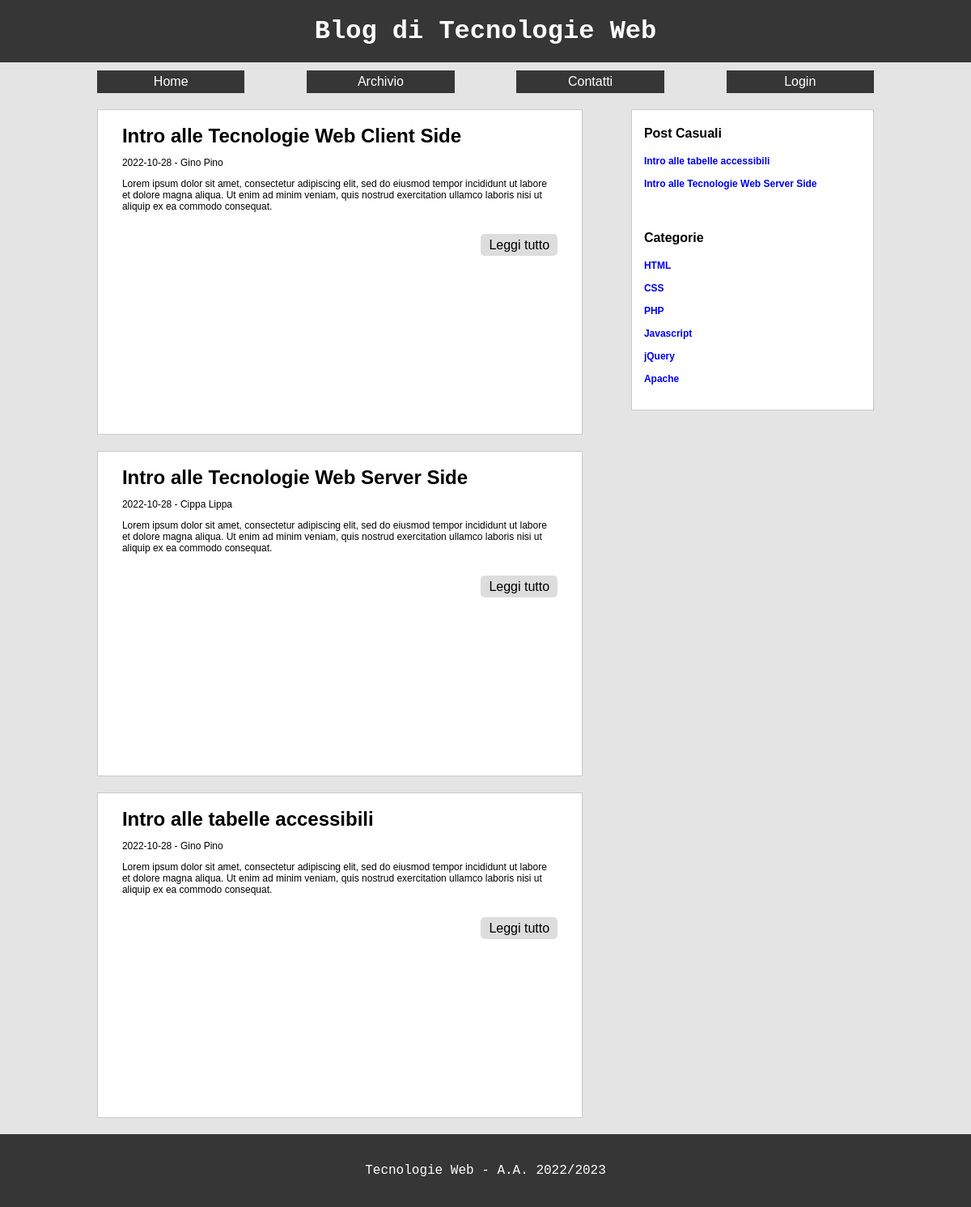
The app's page /archivio.php with its own data.
### tables this page shows
CREATE TABLE IF NOT EXISTS `articolo` (
  `idarticolo` INT NOT NULL AUTO_INCREMENT,
  `titoloarticolo` VARCHAR(100) NOT NULL,
  `testoarticolo` MEDIUMTEXT NOT NULL,
  `dataarticolo` DATE NOT NULL,
  `anteprimaarticolo` TINYTEXT NOT NULL,
  `imgarticolo` VARCHAR(100) NOT NULL,
  `autore` INT NOT NULL,
  PRIMARY KEY (`idarticolo`),
  INDEX `fk_articolo_autore_idx` (`autore` ASC),
  CONSTRAINT `fk_articolo_autore`
    FOREIGN KEY (`autore`)
    REFERENCES `autore` (`idautore`)
    ON DELETE NO ACTION
    ON UPDATE NO ACTION);

CREATE TABLE IF NOT EXISTS `autore` (
  `idautore` INT NOT NULL AUTO_INCREMENT,
  `username` VARCHAR(100) NOT NULL,
  `password` VARCHAR(512) NOT NULL,
  `nome` VARCHAR(45) NOT NULL,
  `attivo` TINYINT NULL DEFAULT 0,
  PRIMARY KEY (`idautore`));

CREATE TABLE IF NOT EXISTS `categoria` (
  `idcategoria` INT NOT NULL AUTO_INCREMENT,
  `nomecategoria` VARCHAR(50) NOT NULL,
  PRIMARY KEY (`idcategoria`));

### archivio.php (called while the page is built)
<?php
require_once("bootstrap.php");
$templateParams["titolo"] = "Blog TW - Archivio";
$templateParams["nome"] = "lista-articoli.php";
$templateParams["articolicasuali"] = $dbh->getRandomPosts(2);
$templateParams["categorie"] = $dbh->getCategories();
$templateParams["articoli"] = $dbh->getPosts();
require("template/base.php");
?>

### db/database.php (called while the page is built, shortened)
<?php
class DatabaseHelper {
    private $db;
    public function __construct($servername, $username, $password, $dbname, $port) {
        $this->db = new mysqli($servername, $username, $password, $dbname, $port);
    }
    public function getRandomPosts($n) {
        $stmt = $this->db->prepare("SELECT idarticolo, titoloarticolo, imgarticolo
                FROM articolo
                ORDER BY RAND()
                LIMIT ?");
        $stmt->bind_param('i', $n);
        $stmt->execute();
        $result = $stmt->get_result();
        return $result->fetch_all(MYSQLI_ASSOC);
    }
    public function getCategories() {
        $stmt = $this->db->prepare("SELECT * FROM categoria");
        $stmt->execute();
        $result = $stmt->get_result();
        return $result->fetch_all(MYSQLI_ASSOC);
    }
    public function getPosts($n=-1) {
        $query = "SELECT idarticolo, titoloarticolo, imgarticolo, anteprimaarticolo, dataarticolo, nome
                FROM articolo, autore
                WHERE autore=idautore
                ORDER BY dataarticolo DESC ";
        $stmt = $this->db->prepare($n > 0 ? $query .= "LIMIT ?" : $query);
        $stmt->execute();
        $result = $stmt->get_result();
        return $result->fetch_all(MYSQLI_ASSOC);
    }
}
?>

### bootstrap.php (called while the page is built, shortened)
<?php
require_once("db/database.php");
$dbh = new DatabaseHelper("localhost", "root", "", "blogtw", 3306);
?>

### template/lista-articoli.php (the view, shortened to what this page needs)
<?php foreach($templateParams["articoli"] as $articolo): ?>
    <article>
        <header>
            <h2><?php echo $articolo["titoloarticolo"]; ?></h2>
            <p><?php echo $articolo["dataarticolo"]; ?> - <?php echo $articolo["nome"]; ?></p>
        </header>
        <section lang="zxx">
            <p><?php echo $articolo["anteprimaarticolo"]; ?></p>
        </section>
        <footer>
            <a href="articolo.php?id<?php echo $articolo["idarticolo"] ?>">Leggi tutto</a>
        </footer>
    </article>
<?php endforeach; ?>

### template/base.php (shortened to what this page needs)
<!DOCTYPE html>
<html lang="it">
<head>
    <link rel="stylesheet" type="text/css" href="css/style.css" />
</head>
<body>
    <header>
        <h1>Blog di Tecnologie Web</h1>
    </header>
    <nav>
        <ul>
            <li><a href="base.php">Home</a></li><li><a href="archivio.html">Archivio</a></li><li><a href="contatti.php">Contatti</a></li><li><a href="login.html">Login</a></li>
        </ul>
    </nav>
    <main>
        <?php
            require($templateParams["nome"]);
        ?>
    </main><aside>
        <section>
            <h2>Post Casuali</h2>
            <ul>
            <?php foreach($templateParams["articolicasuali"] as $articolocasuale): ?>
                <li>
                    <a href="#"><?php echo $articolocasuale["titoloarticolo"]; ?></a>
                </li>
            <?php endforeach; ?>
            </ul>
        </section>
        <section>
            <h2>Categorie</h2>
            <ul>
            <?php foreach($templateParams["categorie"] as $categoria): ?>
                <li>
                    <a href="#"><?php echo $categoria["nomecategoria"]; ?></a>
                </li>
            <?php endforeach; ?>
            </ul>
        </section>
    </aside>
    <footer>
        <p>Tecnologie Web - A.A. 2022/2023</p>
    </footer>
</body>
</html>

### css/style.css (style rules this page uses)
body, header, h1, h2, h5, ul { margin: 0; padding: 0; }
body { background-color: #e4e4e4; }
body > header, body > footer { background-color: rgb(54,54,54); color: #fff; text-align: center; padding: 20px 0; }
body > header > h1 { font-family: 'Courier New', Courier, monospace; }
nav { margin: 0 5%; }
nav ul { list-style: none; }
nav ul li { display: inline-block; width: 45%; margin: 10px 0 0; text-align: center; background-color:rgb(54,54,54); }
nav ul li:nth-child(odd) { margin-right: 10%; }
nav ul li a { display: inline-block; width:100%; height: 100%; padding: 5px 0; color: #fff; font-family: 'Lucida Sans', 'Lucida Sans Regular', 'Lucida Grande', 'Lucida Sans Unicode', Geneva, Verdana, sans-serif; text-decoration: none; }
main { margin: 20px 5% 0; }
article, form, main > section { background-color: #fff; border: 1px solid #cacaca; margin-bottom: 20px; min-height: 400px; }
article > header > h2, article > header > p { padding: 0 5%; font-family: 'Lucida Sans', 'Lucida Sans Regular', 'Lucida Grande', 'Lucida Sans Unicode', Geneva, Verdana, sans-serif; }
article > header > p { font-size: 12px; }
article > section { padding: 0 5%; font: 12px Verdana, Geneva, Tahoma, sans-serif; }
article > footer { padding: 20px 5% 5%; text-align: right; }
article > footer > a, form ul li input[type="submit"] { padding: 5px 10px; background-color: rgb(221, 221, 221); border: none; border-radius: 5px; text-decoration: none; color: #000; font-family: 'Lucida Sans', 'Lucida Sans Regular', 'Lucida Grande', 'Lucida Sans Unicode', Geneva, Verdana, sans-serif; }
aside { margin: 0 5% 20px; background-color:#fff; border: 1px solid #cacaca; box-sizing: border-box; }
aside > section { padding: 20px 5%; }
aside > section > h2 { font: bold 16px 'Lucida Sans', 'Lucida Sans Regular', 'Lucida Grande', 'Lucida Sans Unicode', Geneva, Verdana, sans-serif; margin: 0 0 15px; }
aside > section > ul { list-style: none; }
aside > section > ul > li { margin-bottom: 10px; }
aside > section > ul > li > a { font: bold 12px 'Lucida Sans', 'Lucida Sans Regular', 'Lucida Grande', 'Lucida Sans Unicode', Geneva, Verdana, sans-serif; text-decoration: none; }
body > footer > p { font-family: 'Courier New', Courier, monospace; }
@media screen and (min-width:768px) { nav { margin: 0 10%; } }
@media screen and (min-width:768px) { nav ul li { width: 19%; } }
@media screen and (min-width:768px) { nav ul li:not(:last-child) { margin-right: 8%; } }
@media screen and (min-width:768px) { main, aside { display: inline-block; vertical-align: top; } }
@media screen and (min-width:768px) { main { width: 50%; margin: 20px 5% 0 10%; } }
@media screen and (min-width:768px) { aside { width: 25%; margin: 20px 10% 0 0; } }

### records on screen
articolo: titoloarticolo "Intro alle Tecnologie Web Client Side", dataarticolo "2022-10-28", autore.nome "Gino Pino", anteprimaarticolo "Lorem ipsum dolor sit amet, consectetur adipiscing elit, sed do eiusmod tempor incididunt ut labore et dolore magna aliqua. Ut enim ad minim veniam, quis nostrud exercitation ullamco laboris nisi ut aliquip ex ea commodo consequat."
articolo: titoloarticolo "Intro alle Tecnologie Web Server Side", dataarticolo "2022-10-28", autore.nome "Cippa Lippa", anteprimaarticolo "Lorem ipsum dolor sit amet, consectetur adipiscing elit, sed do eiusmod tempor incididunt ut labore et dolore magna aliqua. Ut enim ad minim veniam, quis nostrud exercitation ullamco laboris nisi ut aliquip ex ea commodo consequat."
articolo: titoloarticolo "Intro alle tabelle accessibili", dataarticolo "2022-10-28", autore.nome "Gino Pino", anteprimaarticolo "Lorem ipsum dolor sit amet, consectetur adipiscing elit, sed do eiusmod tempor incididunt ut labore et dolore magna aliqua. Ut enim ad minim veniam, quis nostrud exercitation ullamco laboris nisi ut aliquip ex ea commodo consequat."
categoria: nomecategoria "HTML"
categoria: nomecategoria "CSS"
categoria: nomecategoria "PHP"
categoria: nomecategoria "Javascript"
categoria: nomecategoria "jQuery"
categoria: nomecategoria "Apache"
